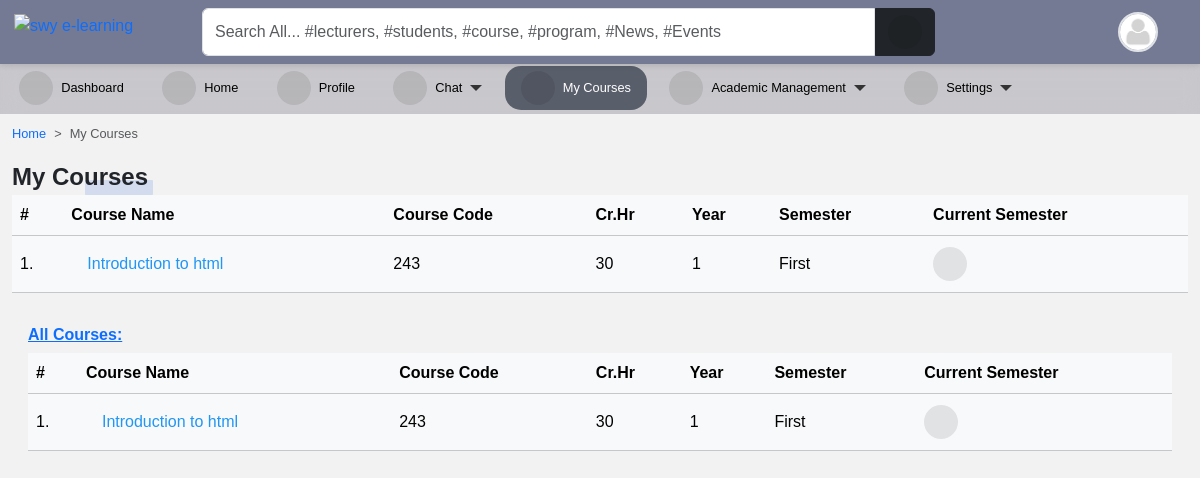
The app's page /programs/my_courses/ (signed in) with its own data.
### accounts/models.py (models this page shows, shortened)
class User(AbstractUser):
    is_student = models.BooleanField(default=False)
    is_lecturer = models.BooleanField(default=False)
    gender = models.CharField(max_length=1, choices=GENDERS, blank=True, null=True)
    phone = models.CharField(max_length=60, blank=True, null=True)
    address = models.CharField(max_length=60, blank=True, null=True)
    picture = models.ImageField(
        upload_to="profile_pictures/%y/%m/%d/", default="default.png", null=True
    )
    email = models.EmailField(blank=True, null=True)
    username_validator = ASCIIUsernameValidator()
    objects = CustomUserManager()
    class Meta:
        ordering = ("-date_joined",)
    @property
    def get_user_role(self):
        if self.is_superuser:
            role = "Admin"
        elif self.is_student:
            role = "Student"
        elif self.is_lecturer:
            role = "Lecturer"
        return role

### course/models.py (models this page shows, shortened)
class Course(models.Model):
    slug = models.SlugField(blank=True, unique=True)
    title = models.CharField(max_length=200, null=True)
    code = models.CharField(max_length=200, unique=True, null=True)
    credit = models.IntegerField(null=True, default=0)
    summary = models.TextField(max_length=200, blank=True, null=True)
    program = models.ForeignKey(Program, on_delete=models.CASCADE)
    level = models.CharField(max_length=25, choices=LEVEL, null=True)
    year = models.IntegerField(choices=YEARS, default=0)
    semester = models.CharField(choices=SEMESTER, max_length=200)
    is_elective = models.BooleanField(default=False, blank=True, null=True)
    objects = CourseManager()
    def get_absolute_url(self):
        return reverse("course_detail", kwargs={"slug": self.slug})
    @property
    def is_current_semester(self):
        from core.models import Semester
        current_semester = Semester.objects.get(is_current_semester=True)
        if self.semester == current_semester.semester:
            return True
        else:
            return False

### course/views.py (the view, shortened to what this page needs)
# urls.py: path("my_courses/", user_course_list, name="user_course_list"),
@login_required(login_url='login')
def user_course_list(request):
    if request.user.is_lecturer:
        courses = Course.objects.filter(allocated_course__lecturer__pk=request.user.id).order_by('-pk')
        all_courses=Course.objects.all().order_by('-pk')
        return render(request, "course/user_course_list.html", {"courses": courses,"all_courses":all_courses})
    else:
        return render(request, "course/user_course_list.html")

### templates/course/user_course_list.html (shortened to what this page needs)
{% extends 'base.html' %}
{% load static %}
{% block content %}
<nav style="--bs-breadcrumb-divider: '>';" aria-label="breadcrumb">
    <ol class="breadcrumb">
        <li class="breadcrumb-item"><a href="/">Home</a></li>
        <li class="breadcrumb-item active" aria-current="page">My Courses</li>
    </ol>
</nav>
{% if request.user.is_lecturer %}
    <div class="title-1">My Courses</div>
    <div class="table-shadow">
        <table class="table table-light">
            <thead>
                <tr>
                    <th>#</th>
                    <th> Course Name </th>
                    <th> Course Code </th>
                    <th> Cr.Hr </th>
                    <th> Year </th>
                    <th> Semester </th>
                    <th> Current Semester </th>
                </tr>
            </thead>
            <tbody>
                {% for course in courses %}
                <tr>
                    <td>{{ forloop.counter }}.</td>
                    <td><a href="{{ course.get_absolute_url }}">
                        {{ course.title }}</a></td>
                    <td>{{ course.code }}</td>
                    <td>{{ course.credit }}</td>
                    <td>{{ course.year }}</td>
                    <td>{{ course.semester }}</td>
                    <th>
                        {% if course.is_current_semester == False %}
                        <i class="fas fa-times-circle fa-1-5x danger"></i>
                        {% else %}
                        <i class="fas fa-check-circle"></i>
                        {% endif %}
                    </th>
                </tr>
                {% endfor %}
            </tbody>
        </table>
    </div>
{% endif %}
<div class="table-responsive p-3">
    <h6 class="fw-bold text-primary"><u>All Courses:</u></h6>
    <div class="table-shadow">
        <table class="table table-light">
            <thead>
                <tr>
                    <th>#</th>
                    <th> Course Name </th>
                    <th> Course Code </th>
                    <th> Cr.Hr </th>
                    <th> Year </th>
                    <th> Semester </th>
                    <th> Current Semester </th>
                </tr>
            </thead>
            <tbody>
                {% for courses in all_courses %}
                <tr>
                    <td>{{ forloop.counter }}.</td>
                    <td><a href="{{ course.get_absolute_url }}">
                        {{ courses.title }}</a></td>
                    <td>{{ courses.code }}</td>
                    <td>{{ courses.credit }}</td>
                    <td>{{ courses.year }}</td>
                    <td>{{ courses.semester }}</td>
                    <th>
                        {% if courses.is_current_semester == False %}
                        <i class="fas fa-times-circle fa-1-5x danger"></i>
                        {% else %}
                        <i class="fas fa-check-circle"></i>
                        {% endif %}
                    </th>
                </tr>
                {% endfor %}
            </tbody>
        </table>
    </div>
</div>
{% endblock content %}

### templates/navbar.html (shortened to what this page needs)
{% load static %}
<div id="top-navbar" class="py-2 top-navbar">
	<div class="container">
		<a href="/" class="head-logo">
			<img src="{% static 'img/swy e-learning.jpg' %}" width="40px" alt="swy e-learning">
		</a>
		<div class="nav-wrapper">
			<form class="form-header" action="{% url 'query' %}" method="GET">
				<input id="primary-search" class="form-control rounded-end-0" type="text" name="q" value="{{ request.GET.q }}"
					placeholder="Search All... #lecturers, #students, #course, #program, #News, #Events" required />
				<button class="btn btn-dark rounded-start-0" type="submit">
					<i class="fas fa-search"></i>
				</button>
			</form>
			<div class="dropdown index">
				<div class="avatar border border-2" type="button" data-bs-toggle="dropdown" aria-expanded="false">
					<img src="{{ request.user.picture.url }}">
				</div>
			</div>
		</div>
	</div>
</div>

### static/scss/style1.css (style rules this page uses)
*, body { font-family: "Rubik", sans-serif; }
body { background-color: #f3f2f2; }
.table td, .table th { vertical-align: middle; }
.table tbody > tr > td > a { display: flex; color: #2196f3; padding: 0.5rem 1rem; transition: 0.2s; }
#top-navbar { position: fixed; top: 0; right: 0; -webkit-margin-start: -10px; z-index: 90; padding: 0; background: #747a94; box-shadow: 0px 2px 5px 0px rgba(0, 0, 0, 0.1); transition: 0.3s; margin: 0; }
#top-navbar .container { display: flex; background-color: transparent; position: relative; }
#top-navbar .nav-wrapper { display: flex; flex-wrap: wrap; justify-content: space-between; align-items: center; width: 100%; margin-left: 10rem; background-color: transparent; }
#top-navbar .nav-wrapper .form-header { display: flex; flex: 0.8; }
#top-navbar .nav-wrapper .form-header button { flex: 0.1; }
#top-navbar { left: 0; }
.avatar { width: 40px; height: 40px; border-radius: 50%; overflow: hidden; }
.avatar img { width: 100%; height: 100%; -o-object-fit: cover; object-fit: cover; }
a { color: var(--bs-primary); text-decoration: none; }
.title-1 { position: relative; display: inline-flex; align-items: center; font-family: inherit; text-transform: capitalize; font-weight: 700; font-size: 24px; border-radius: 0.2em; }
.title-1::before { content: ""; position: absolute; bottom: 0; right: -5px; width: 50%; height: 15px; z-index: -1; border-radius: 1px; background-color: rgba(83, 126, 226, 0.2); animation: lineAnim 1s ease-in forwards; }
.fas, .fa { font-size: 16px; display: inline-flex; align-items: center; justify-content: center; width: 34px; height: 34px; background-color: rgba(0, 0, 0, 0.093); border-radius: 50%; }

### templates/aside.html (style rules this page uses)
li { font-size: .8rem; }

### templates/navbar.html (style rules this page uses)
.head-logo { position: absolute; left: -1rem; top: 0.3rem; }

### records on screen
User: user.picture (placeholder picture)
Course: title "Introduction to html", code "243", credit "30", year "1", semester "First"
